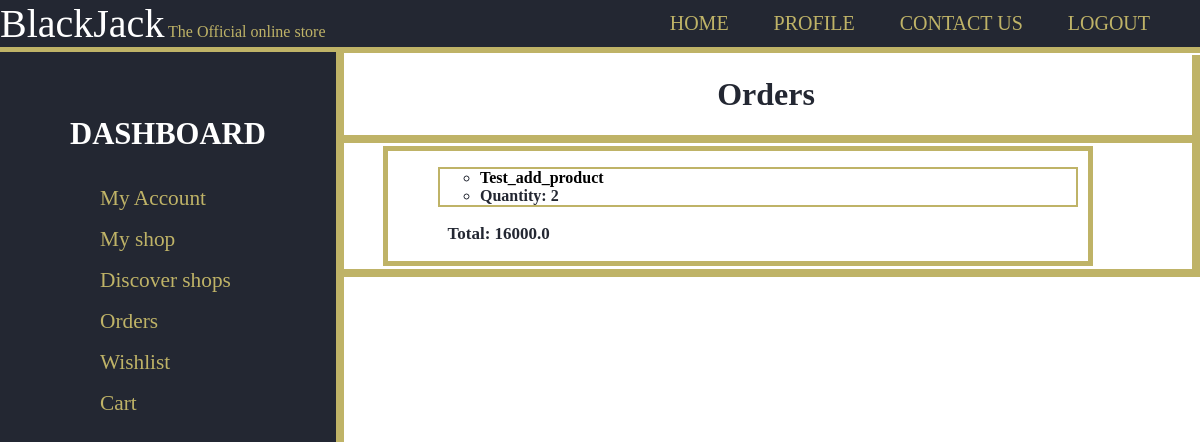
Before: /orders/ (signed in) with the older database file.
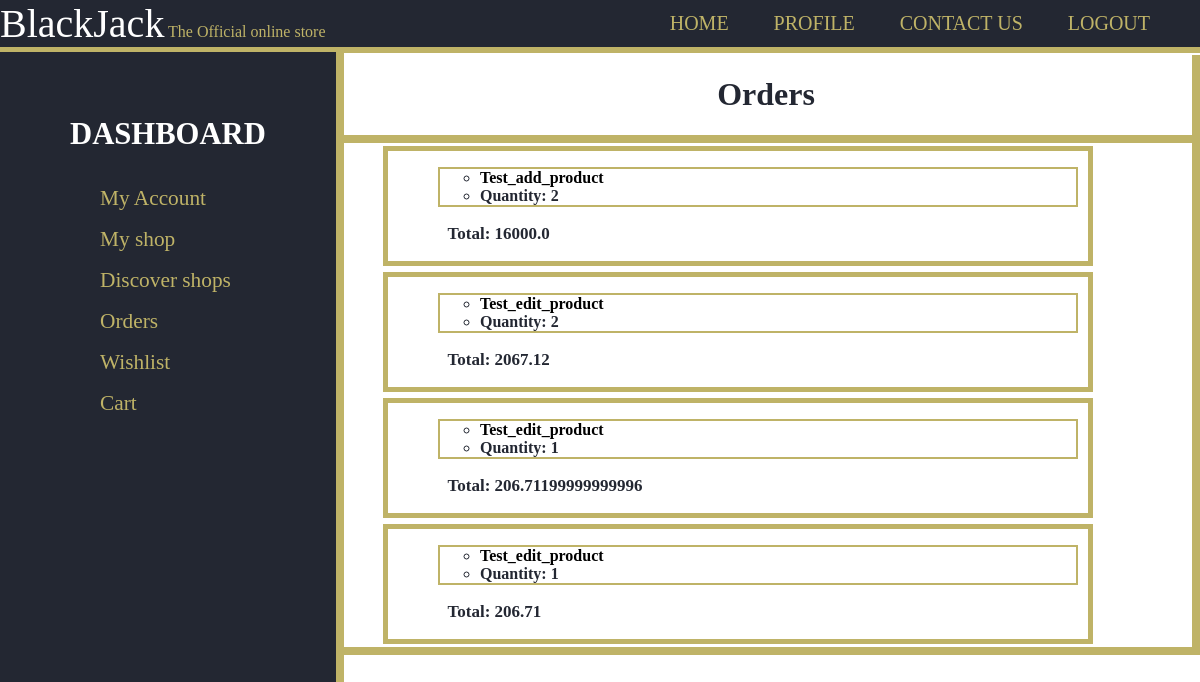
After: the same page with the newer database file.
### users/models.py (models this page shows, shortened)
class InCart(models.Model):
    product = models.ForeignKey('products.Product',on_delete=models.CASCADE,null=True,default=None)
    quantity = models.PositiveSmallIntegerField(default=1)

class Order(models.Model):
    id = models.UUIDField(primary_key=True, default=uuid.uuid4, editable=False)
    products = models.ManyToManyField('users.InCart', related_name="ordered_products")
    is_delivered = models.BooleanField(default=False)
    is_ordered = models.BooleanField(default=False)
    bill = models.FloatField(default=0.0)
    coupon = models.ForeignKey('shop.Coupon',on_delete=models.SET_NULL,null=True)
    created = models.DateTimeField(auto_now=True)
    class Meta:
        ordering = ['created']

### products/models.py (models this page shows, shortened)
class Product(models.Model):
    id = models.UUIDField(primary_key=True, default=uuid.uuid4, editable=False)
    name = models.CharField(max_length=100)
    price = models.DecimalField(max_digits=7,decimal_places=2)
    description = models.TextField(blank=True)
    remaininginstock = models.PositiveSmallIntegerField(default=1)
    featured = models.BooleanField(default=False)
    image = models.ImageField(null=True,blank=True,upload_to='product_images/')
    shop = models.ForeignKey('shop.Shop',on_delete=models.CASCADE)
    reviews = models.ManyToManyField(Review, blank=True, related_name="reviews")

### users/views.py (the view)
# urls.py: path('orders/',views.orders,name='shop_orders')
@login_required
def orders(request):
    return render(request,'users/orders.html',{'orders':request.user.orders.all()})

### users/templates/users/orders.html (shortened to what this page needs)
{% extends 'users/layout.html' %}
{% block name %}Orders{% endblock %}
{% block body %}
<div id="items">
  <div class="itemscontainer">
    {% for order in orders %}
      <div class="item">
          <ol>
            {% for product in order.products.all %}
              <ul style="border:2px solid #BFB367; margin:10px">
                <li><a href="{% url 'productpage' product.product.id %}">{{product.product.name}}</a></li>
                <li>Quantity: <span>{{product.quantity}}</span></li>
              </ul>
            {% endfor %}
          </ol>
          <p>Total: {{order.bill}}</p>
      </div>
    {% endfor %}
  </div>
</div>
{% endblock %}

Changed rows visible on the page:
added Order: bill "2067.12"
added InCart: product.name "Test_edit_product", quantity "2", shown under "2067.12"
added Order: bill "206.71199999999996"
added InCart: product.name "Test_edit_product", quantity "1", shown under "206.71199999999996"
added Order: bill "206.71"
added InCart: product.name "Test_edit_product", quantity "1", shown under "206.71"
